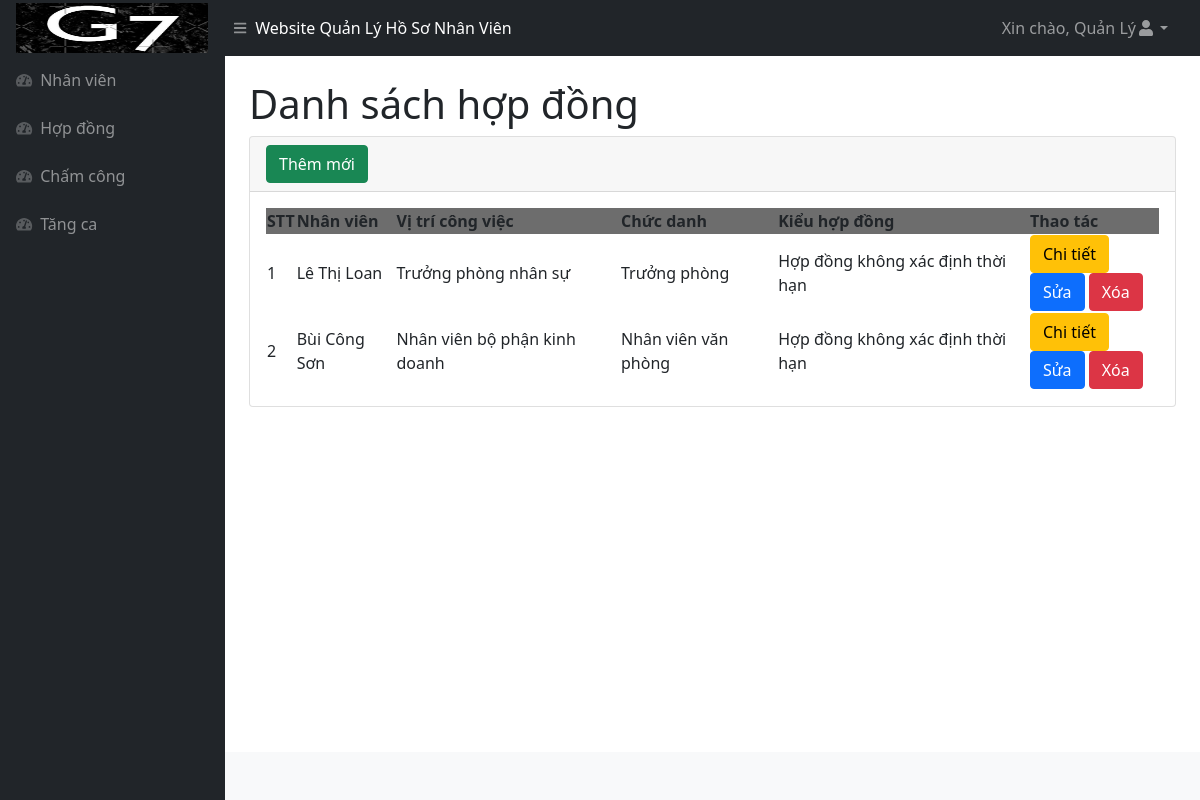
Page /hopdong.php (signed in) on the committed database.
### tables this page shows
CREATE TABLE `taikhoan` (
  `id` int(11) NOT NULL,
  `tendangnhap` varchar(255) NOT NULL,
  `matkhau` varchar(255) NOT NULL,
  `tenhienthi` varchar(250) NOT NULL
);

CREATE TABLE `hopdong` (
  `id` int(11) NOT NULL,
  `nhanvien_id` int(11) NOT NULL,
  `vitri_congviec` varchar(100) NOT NULL,
  `chuc_danh` varchar(100) NOT NULL,
  `kieu_hopdong` enum('Hợp đồng xác định thời hạn','Hợp đồng không xác định thời hạn') NOT NULL,
  `luong_dai_ngo` varchar(200) NOT NULL,
  `cau_truc_luong` text NOT NULL,
  `gio_lamviec` varchar(100) NOT NULL
);

CREATE TABLE `nhanvien` (
  `id` int(11) NOT NULL,
  `ten` varchar(100) NOT NULL,
  `email` varchar(100) NOT NULL,
  `dien_thoai` varchar(20) NOT NULL,
  `gioi_tinh` enum('Nam','Nữ') NOT NULL,
  `so_cccd` varchar(20) NOT NULL,
  `ngay_sinh` date NOT NULL,
  `que_quan` varchar(200) NOT NULL,
  `tinh_trang_hon_nhan` enum('Độc thân','Đã kết hôn','Ly hôn') NOT NULL,
  `ngay_vao_lam` date NOT NULL,
  `phong_ban` varchar(100) NOT NULL,
  `chuc_vu` varchar(100) NOT NULL,
  `trinh_do_hoc_van` enum('Đại học','Cao Đẳng','Trung học phổ thông','Trung học cơ sở') NOT NULL
);

### hopdong.php (the view, shortened to what this page needs)
<!DOCTYPE html>
<html lang="en">
<head>
    <?php include('inc/head.php') ?>
</head>
<body class="sb-nav-fixed">
    <?php include('inc/header.php') ?>
    <div id="layoutSidenav">
        <?php include('inc/menu.php') ?>
        <div id="layoutSidenav_content">
            <main>
                <div class="container-fluid px-4">
                    <h1 class="mt-4">Danh sách hợp đồng</h1>
                    <div class="card mb-4">
                        <div class="card-header">
                            <button type="button" class="btn btn-success" data-bs-toggle="modal" data-bs-target="#exampleModalAdd">
                                Thêm mới
                            </button>
                        </div>
                        <div class="card-body">
                            <table id="datatablesSimple">
                                <thead>
                                    <tr style="background-color : #6D6D6D">
                                        <th>STT</th>
                                        <th>Nhân viên</th>
                                        <th>Vị trí công việc</th>
                                        <th>Chức danh</th>
                                        <th>Kiểu hợp đồng</th>
                                        <th>Thao tác</th>
                                    </tr>
                                </thead>
                                <tbody>
                                    <?php
                                    $query = "SELECT a.*, b.ten
                                    FROM hopdong as a, nhanvien as b
                                    WHERE a.nhanvien_id = b.id
                                    ORDER BY a.id DESC";
                                    $result = mysqli_query($connect, $query);
                                    $stt = 1;
                                    while ($arUser = mysqli_fetch_array($result, MYSQLI_ASSOC)) {
                                        $idModelDes = "exampleModalDes" . $arUser["id"];
                                        $idModelDel = "exampleModalDel" . $arUser["id"];
                                        $idModelEdit = "exampleModalEdit" . $arUser["id"];
                                    ?>
                                        <tr>
                                            <td><?php echo $stt ?></td>
                                            <td><?php echo $arUser["ten"] ?></td>
                                            <td><?php echo $arUser["vitri_congviec"] ?></td>
                                            <td><?php echo $arUser["chuc_danh"] ?></td>
                                            <td><?php echo $arUser["kieu_hopdong"] ?></td>
                                            <td style="width : 130px !important">
                                                <button type="button" class="btn btn-warning" data-bs-toggle="modal" data-bs-target="#<?php echo $idModelDes ?>">
                                                    Chi tiết
                                                </button>
                                                <button type="button" class="btn btn-primary" data-bs-toggle="modal" data-bs-target="#<?php echo $idModelEdit ?>">
                                                    Sửa
                                                </button>
                                                <button type="button" class="btn btn-danger" data-bs-toggle="modal" data-bs-target="#<?php echo $idModelDel ?>">
                                                    Xóa
                                                </button>
                                            </td>
                                        </tr>
                                    <?php $stt++;
                                    } ?>
                                </tbody>
                            </table>
                        </div>
                    </div>
                </div>
            </main>
            <?php include('inc/footer.php') ?>
        </div>
    </div>
</body>
</html>

### inc/header.php (shortened to what this page needs)
<?php include('inc/connect.php'); ?>
<nav class="sb-topnav navbar navbar-expand navbar-dark bg-dark">
        <a class="navbar-brand ps-3" href="nhanvien.php"><img src="./inc/logoweb.png" style="width : 192px; height : 50px" /></a>
        <button class="btn btn-link btn-sm order-1 order-lg-0 me-4 me-lg-0" id="sidebarToggle" href="#!"><i
                class="fas fa-bars"></i></button>
        <p style="color:white;margin-top:15px">Website Quản Lý Hồ Sơ Nhân Viên</p>
        <ul class="navbar-nav ms-auto ms-md-0 me-3 me-lg-4">
            <li class="nav-item dropdown">
               <?php
               $id = $_SESSION['id'];
               $querylm = mysqli_query($connect, "SELECT * FROM taikhoan WHERE `id`='{$id}'");
               $row = mysqli_fetch_array($querylm);
               $ten = $row['tenhienthi'];
               ?>
                <a class="nav-link dropdown-toggle" id="navbarDropdown" href="#" role="button" data-bs-toggle="dropdown"
                    aria-expanded="false">Xin chào, <?php echo $ten; ?><i class="fas fa-user fa-fw"></i></a>
            </li>
        </ul>
    </nav>

### rows in the picture
taikhoan: tenhienthi "Quản Lý"
hopdong: nhanvien.ten "Lê Thị Loan", vitri_congviec "Trưởng phòng nhân sự", chuc_danh "Trưởng phòng", kieu_hopdong "Hợp đồng không xác định thời hạn"
hopdong: nhanvien.ten "Bùi Công Sơn", vitri_congviec "Nhân viên bộ phận kinh doanh", chuc_danh "Nhân viên văn phòng", kieu_hopdong "Hợp đồng không xác định thời hạn"
